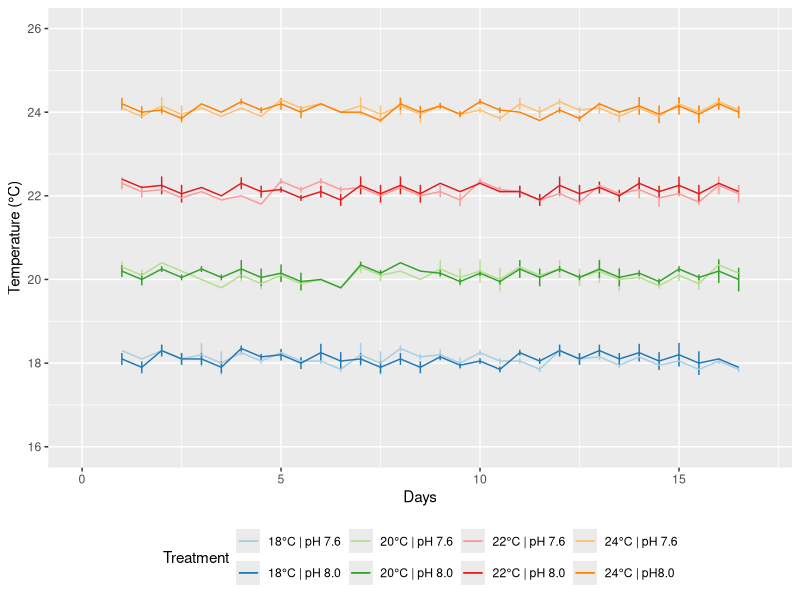

Here is the R script that generated this plot: (Note: this script raises an error after producing the figure.)
# load data
# library(readr)
library(tidyverse)
library(readxl)
dt <- read_excel("assets/data_in/c4_krieseltemps.xlsx") %>%
  group_by(Day, Treatment) %>%
  summarise(mean = mean(Temp), sd = sd(Temp))
  

juvtemp <- ggplot(dt, aes(Day, mean, col = Treatment)) +
  geom_errorbar(aes(ymin = mean-sd, ymax = mean+sd), width = 0) +
  geom_line() +
  # geom_boxplot() +
  # cowplot::theme_cowplot() +
  # viridis::scale_colour_viridis(discrete = T) +
  scale_colour_brewer(palette = "Paired") +
  scale_x_continuous(name= "Days", limits=c(0, 17)) +
  scale_y_continuous(name= "Temperature (°C)", 
    limits=c(16, 26), 
    breaks = seq(16, 26, by = 2)) +
  theme(legend.position= "bottom") +
  geom_blank()



cowplot::save_plot(
  "assets/figs/c4juvtemps.png", juvtemp,
  base_height = 8, base_width = 8
)
